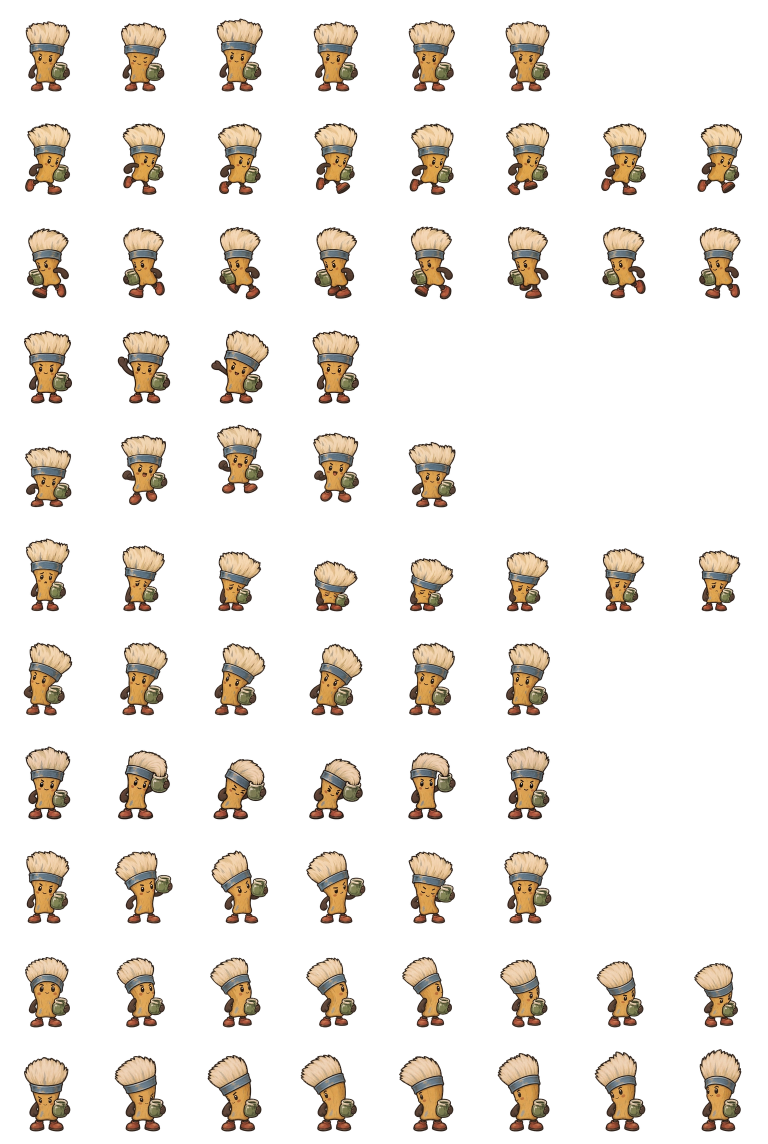
#> input picture App/PaintByNumber/Resources/pet-enchanted-workshop.webp, 1536 x 2288 px (shown at 1/2 size)
$ python -i judge.py   (imports and definitions only)
#> lines starting #> are read from the running program, lines starting #| are printed output that depends on the picture
#> further down, picture is the input picture: PIL image 1536x2288 RGBA; mean R, G, B, A 30.5, 25, 18.7, 45.1
#!/usr/bin/env python3
"""Judges catalog candidates on their templates (painting-company row 368), as docs/picture-library.md
asks of every library picture, before anyone looks at them.

    tools/nights/judge.py DIR [--max N] [--jobs 4] [--ids id1,id2]
    tools/nights/judge.py DIR --sheets [--top 120] [--per-sheet 24]

Reads DIR/candidates.jsonl (catalog.py), takes those that passed the rules, downloads a ~1024 px
preview of each (the museums' own small renditions; DIR/previews/), measures the picture (too dark,
too grey, too long a shape) and runs `pbn generate --auto --length relaxed` on what survives (pbn
at .build/release/pbn or $PBN; classic lines, since pbn has no line-art models). Writes
DIR/judged.jsonl: the candidate with `measures`, `template` (pbn's stats) and `verdict` ("ok" or
the reason). An already judged id is skipped, so a rerun continues.

--sheets lays the best of the "ok" ones out as contact sheets (DIR/sheets/sheet-NN.jpg: the
picture above its painted template, the id under them), ranked by `score`, for the eye pass.
"""
import argparse
import json
import os
import subprocess
import sys
import tempfile
import time
import urllib.request
from concurrent.futures import ThreadPoolExecutor
from pathlib import Path

from PIL import Image, ImageDraw, ImageFont, ImageStat

ROOT = Path(__file__).resolve().parents[2]
PBN = os.environ.get("PBN", str(ROOT / ".build" / "release" / "pbn"))
UA = "PaintByMoonlight-catalog/1.0 (open-access research)"


# [23 lines left out: functions preview_url, download, not called in this run]


def measure(img):
    small = img.convert("RGB").resize((160, max(1, round(160 * img.height / img.width))))
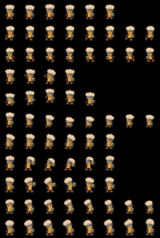
#> small: PIL image 160x238 RGB; mean R, G, B 30.6, 25.1, 18.7
    y = small.convert("L")
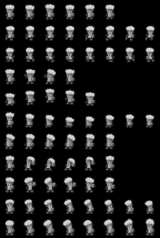
#> y: PIL image 160x238 L; min 0, max 228, mean 26
    hist = y.histogram()
#> hist = 256 values, max 25868 at index 0, min 0 at index 229, mean 148.8
    n = sum(hist)
#> n = 38080
    dark = sum(hist[:50]) / n
#> dark = 0.82
    mean_y = ImageStat.Stat(y).mean[0] / 255
#> mean_y = 0.102
    hsv = small.convert("HSV")
#> hsv: PIL image 160x238 HSV; mean H, S, V 12.7, 28.1, 30.8
    sat = ImageStat.Stat(hsv.split()[1]).mean[0] / 255
#> sat = 0.11
    contrast = ImageStat.Stat(y).stddev[0] / 255
#> contrast = 0.213
    aspect = max(img.width, img.height) / min(img.width, img.height)
#> aspect = 1.49
    return {"mean": round(mean_y, 3), "dark": round(dark, 3), "saturation": round(sat, 3),
            "contrast": round(contrast, 3), "aspect": round(aspect, 2), "w": img.width, "h": img.height}


# [127 lines left out: functions verdict_of_measures, judge_one, run, sheets, main, not called in this run]


# [2 lines not run here, left out]

>>> from PIL import Image
>>> picture = Image.open('../../App/PaintByNumber/Resources/pet-enchanted-workshop.webp')
>>> result = measure(picture)
#> result = {'mean': 0.102, 'dark': 0.82, 'saturation': 0.11, 'contrast': 0.213, 'aspect': 1.49, 'w': 1536, 'h': 2288}

$ run again, on App/PaintByNumber/Resources/pet-moon.webp
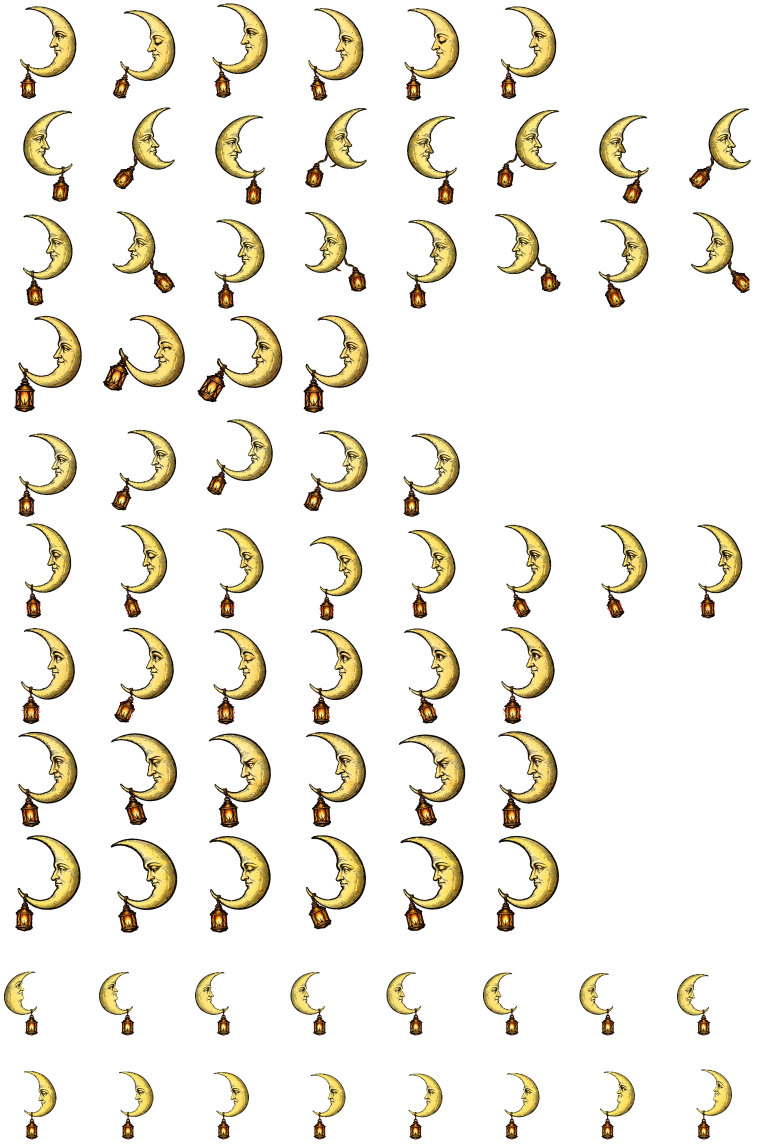
#> input picture App/PaintByNumber/Resources/pet-moon.webp, 1536 x 2288 px (shown at 1/2 size)
#> picture is the input picture: PIL image 1536x2288 RGBA; mean R, G, B, A 23.8, 20.4, 11.3, 35.1
#> in measure, `small = img.convert("RGB").resize((160, max(1, round(160 * img.height ..`:
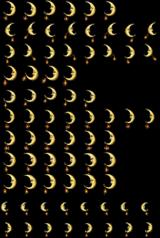
#> small: PIL image 160x238 RGB; mean R, G, B 23.9, 20.5, 11.4
#> in measure, `y = small.convert("L")`:
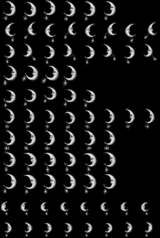
#> y: PIL image 160x238 L; min 0, max 237, mean 20.5
#> hist = 256 values, max 27744 at index 0, min 0 at index 238, mean 148.8
#> n = 38080
#> dark = 0.865
#> mean_y = 0.0804
#> hsv: PIL image 160x238 HSV; mean H, S, V 16.6, 36.2, 24
#> sat = 0.142
#> contrast = 0.199
#> result = {'mean': 0.08, 'dark': 0.865, 'saturation': 0.142, 'contrast': 0.199, 'aspect': 1.49, 'w': 1536, 'h': 2288}
